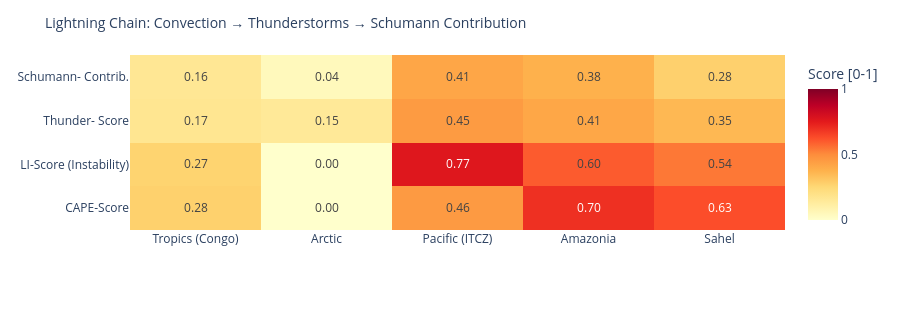

Here is the notebook cell this chart was saved with:
### Code cell
# ============================================================
# LIGHTNING CHAIN: Convection → Thunderstorms → Schumann
# Shows the causal chain per measurement point as heatmap
# ============================================================

def cape_score(v):
    """CAPE → normalized score [0,1]"""
    if v is None or pd.isna(v): return 0.0
    return min(1.0, float(v) / 3000)

def li_score(v):
    """Lifted Index: negative = unstable → score [0,1]"""
    if v is None or pd.isna(v): return 0.3
    return min(1.0, max(0.0, (-float(v) + 6) / 12))

def cloud_score(v):
    if v is None or pd.isna(v): return 0.3
    return float(v) / 100

def thunder_score(row):
    """Kombinierter Gewitterwahrscheinlichkeits-Score
    CAPE + LI + Bedeckung + WMO-Gewitter + konvektiver Niederschlag (showers)
    Hinweis: X-Ray und Kp sind kein Bestandteil – nur geomagn./solarer Kontext.
    """
    cs = cape_score(row.get('cape'))
    ls = li_score(row.get('li'))
    cl = cloud_score(row.get('cloud'))
    t  = 1.0 if row.get('thunderstorm') else 0.0
    # Convective precipitation (showers) as additional indicator
    sh = min(1.0, (row.get('showers') or 0) / 5.0)
    return round(cs * 0.30 + ls * 0.25 + cl * 0.15 + t * 0.20 + sh * 0.10, 3)

def schumann_contribution(t_score, lat):
    """Schumann contribution: higher in tropics (±30°), scaled by thunderstorm score"""
    lat_weight = max(0.3, 1.0 - abs(lat) / 60)
    return round(t_score * lat_weight, 3)

df_atm['cape_score']   = df_atm.apply(lambda r: cape_score(r['cape']), axis=1)
df_atm['li_score']     = df_atm.apply(lambda r: li_score(r['li']),    axis=1)
df_atm['thunder_score']= df_atm.apply(lambda r: thunder_score(r.to_dict()), axis=1)
df_atm['schumann_contribution'] = df_atm.apply(
    lambda r: schumann_contribution(r['thunder_score'], r['lat']), axis=1)

metrics = ['cape_score', 'li_score', 'thunder_score', 'schumann_contribution']
labels  = ['CAPE-Score', 'LI-Score\n(Instability)', 'Thunder-\nScore', 'Schumann-\nContrib.']
z_data  = [df_atm[m].tolist() for m in metrics]

fig = go.Figure(go.Heatmap(
    z=z_data,
    x=df_atm['point'].tolist(),
    y=labels,
    colorscale='YlOrRd',
    zmin=0, zmax=1,
    text=[[f'{v:.2f}' for v in row] for row in z_data],
    texttemplate='%{text}', textfont=dict(size=12),
    colorbar=dict(title='Score [0-1]')
))
fig.update_layout(
    title=dict(text='Lightning Chain: Convection → Thunderstorms → Schumann Contribution', font=dict(size=14)),
    height=310,
    plot_bgcolor='rgba(0,0,0,0)', paper_bgcolor='rgba(0,0,0,0)',
    margin=dict(l=130, r=80, t=55, b=80)
)
fig.show()

### Figure 1 — Plotly figure (JSON) as saved in the notebook; plotly's stock layout.template omitted (floating-point values rounded to 4 significant figures)
{"data": [{"colorbar": {"title": {"text": "Score [0-1]"}}, "colorscale": [[0.0, "rgb(255,255,204)"], [0.125, "rgb(255,237,160)"], [0.25, "rgb(254,217,118)"], [0.375, "rgb(254,178,76)"], [0.5, "rgb(253,141,60)"], [0.625, "rgb(252,78,42)"], [0.75, "rgb(227,26,28)"], [0.875, "rgb(189,0,38)"], [1.0, "rgb(128,0,38)"]], "text": [["0.28", "0.00", "0.46", "0.70", "0.63"], ["0.27", "0.00", "0.77", "0.60", "0.54"], ["0.17", "0.15", "0.45", "0.41", "0.35"], ["0.16", "0.04", "0.41", "0.38", "0.28"]], "textfont": {"size": 12}, "texttemplate": "%{text}", "type": "heatmap", "x": ["Tropics (Congo)", "Arctic", "Pacific (ITCZ)", "Amazonia", "Sahel"], "y": ["CAPE-Score", "LI-Score\n(Instability)", "Thunder-\nScore", "Schumann-\nContrib."], "z": [[0.2767, 0.0, 0.4567, 0.6967, 0.6267], [0.2667, 0.0, 0.7667, 0.6, 0.5417], [0.171, 0.15, 0.452, 0.411, 0.355], [0.16, 0.045, 0.414, 0.377, 0.278]], "zmax": 1, "zmin": 0}], "layout": {"height": 310, "margin": {"b": 80, "l": 130, "r": 80, "t": 55}, "paper_bgcolor": "rgba(0,0,0,0)", "plot_bgcolor": "rgba(0,0,0,0)", "title": {"font": {"size": 14}, "text": "Lightning Chain: Convection → Thunderstorms → Schumann Contribution"}}}
